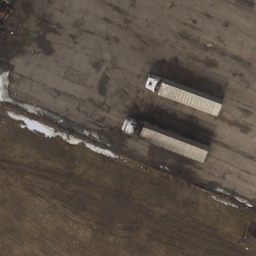
#> input picture lab3/images/002.jpg, 256 x 256 px, shrunk from 1000 x 1000 before the run
$ python main.py
#> lines starting #> are read from the running program, lines starting #| are printed output that depends on the picture; after the words box and inside, x2 and y2 are one past the last pixel; in counts of white or black regions, pixels touching at a corner belong together; long printed decimals are rounded
import numpy as np
from matplotlib import pyplot as plt
from skimage import data, io, color
from skimage.transform import integral_image
from skimage.measure import label, regionprops
from skimage.color import label2rgb
import matplotlib.patches as mpatches

def haar_feature(i, x, y, f, s):

    """
    Haar Features
    It returns the specific haar feature, evaluated in a 24*24 frame,
    as a single array.

    Input
    -----
    i : integral image
    x : the x-co-ordinate
    y : the y-co-ordinate
    f : feature type
    s : scale factor

    Output
    ------
    haar_features = computed haar value
    """
    features = np.array([[2, 1], [1, 2], [3, 1], [1, 3], [2, 2]])
    h = features[f][0]*s
    w = features[f][1]*s

    if f == 0:
        bright = (i[int(x+h/2-1), y+w-1] + i[x-1, y-1]) - (i[x-1, y+w-1] + i[int(x+h/2-1), y-1])
        dark = (i[x+h-1, y+w-1] + i[int(x+h/2-1), y-1]) - (i[int(x+h/2-1), y+w-1] + i[x+h-1, y-1])
    elif f == 1:
        bright = (i[x+h-1, int(y+w/2-1)] + i[x-1, y-1]) - (i[x-1, int(y+w/2-1)] + i[x+h-1, y-1])
        dark = (i[x+h-1, y+w-1] + i[x-1, int(y+w/2-1)]) - (i[x+h-1, int(y+w/2-1)] + i[x-1, y+w-1])
    #print(bright)
    #print(dark)
    haar_feature_val = bright-dark
    #print(haar_feature_val)
    return haar_feature_val

# Загрузка изображения
image = io.imread("images/002.jpg")
#> image is the input picture: shape (256, 256, 3); mean R, G, B 89.8, 80.1, 70.3
# Перевод в полутоновый формат
image_halftone = color.rgb2gray(image)
# Специальный формат изображения для нахождения признаков
im = integral_image(image_halftone)
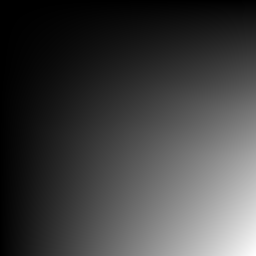
#> im: shape (256, 256) float64; min 0.148, max 20939.6, mean 5319.5; drawn with min black and max white

# Матрицы для нахождения сохраненых признаков
matrix = np.ndarray(shape=(len(im), len(im[0])))
matrix_bool = np.ndarray(shape=(len(im), len(im[0])), dtype=bool)
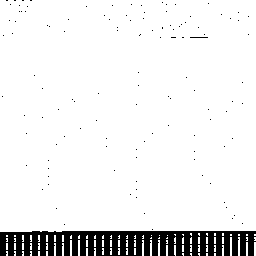
#> matrix_bool: shape (256, 256) bool; 91.9% white; 118 black regions (117 under 20 px), largest, box (x1, y1, x2, y2) and area: (0, 231, 256, 256) 5185

# Получение признаков Хаара
for i in range(len(im) - 5):
    for j in range(len(im[i]) - 5):
        # получили матрицу значений Хаара
        matrix[i, j] = haar_feature(im, i, j, 0, 1)
#> this loop made 251 passes
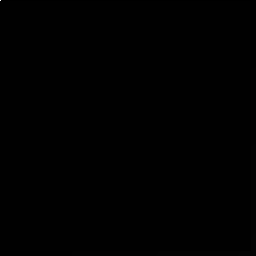
#> matrix: shape (256, 256) float64; min -93.78, max 20859.2, mean 4.9; drawn with min black and max white

# Фильтр для признаков Хаара
filter_number_min = 50
filter_number_max = 80

# Применение фильтра к вычесленным значениям
for i in range(len(matrix)):
    for j in range(len(matrix[i])):
        if ((((matrix[i][j])*1000) > filter_number_min) and (((matrix[i][j])*1000) < filter_number_max)):
            matrix_bool[i, j] = True
        else:
            matrix_bool[i, j] = False
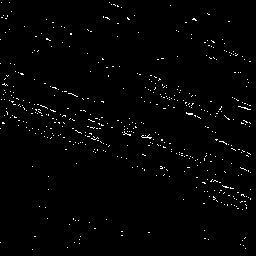
#> matrix_bool: shape (256, 256) bool; 1.4% white in thin lines or dots

# Создание слоя для отметок
label_image = label(matrix_bool)
#> label_image: shape (256, 256) int32; 483 distinct labels, from 0 to 482
# Наслойка отметок на картинку с фильтром
image_label_overlay = label2rgb(label_image, image=image_halftone)
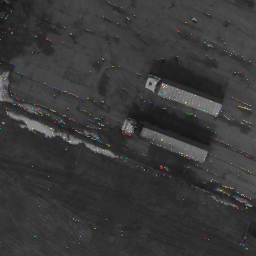
#> image_label_overlay: shape (256, 256, 3) float64; mean R, G, B 0.226, 0.226, 0.225
# Создает дополнительную фигуру
fig, ax = plt.subplots(figsize=(10, 6))
ax.imshow(image)

coord = {}
i = 1

# В цикде проходтимся по всем местам, где есть отметки
for region in regionprops(label_image):

    # Получаем регионы с доcтаточным количеством отметок,
    # где отметка больше определенного размера
    if region.area >= 5:

        # Рисуем на них прямоугольники
        minr, minc, maxr, maxc = region.bbox
        rect = mpatches.Rectangle((minc, minr), maxc - minc, maxr - minr,
        fill=False, edgecolor='green', linewidth=1)
        ax.add_patch(rect)

        y0, x0 = region.centroid

        # для маркера
        ax.plot(x0, y0, 'rs', markersize=10)
        ax.text(x0, y0, str(i), fontsize=12)

        print("[%s] x0: %s y0: %s\n" % (i, x0, y0,))
        i += 1
#> this loop made 482 passes
#| [1] x0: 107.0 y0: 17.667
#| [2] x0: 127.8 y0: 18.2
#| [3] x0: 194.0 y0: 19.0
#| [4] x0: 47.571 y0: 39.0
#| [5] x0: 212.6 y0: 41.2
#| [6] x0: 21.5 y0: 73.5
#| [7] x0: 4.429 y0: 84.143
#| [8] x0: 54.167 y0: 87.333
#> (further printed lines are left out)

ax.set_axis_off()
plt.tight_layout()
plt.show()
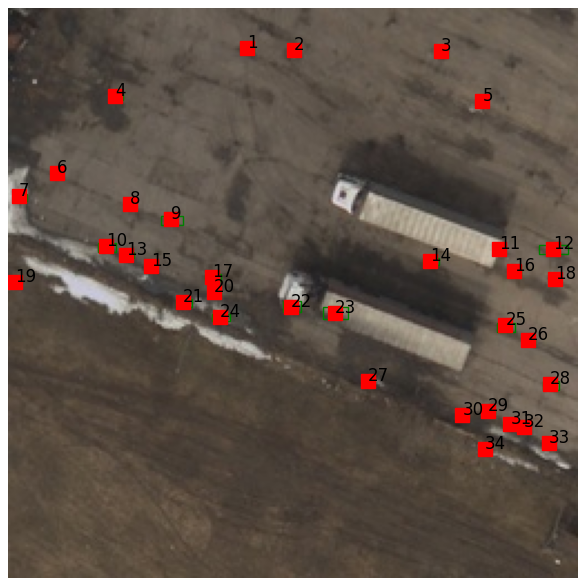
#> figure drawn by matplotlib, 1 panel

$ run again, with lab3/images/001.jpg copied over lab3/images/002.jpg
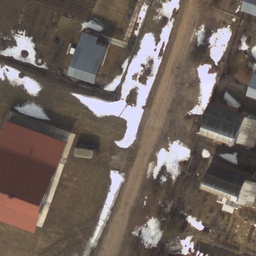
#> input picture lab3/images/001.jpg, 256 x 256 px, shrunk from 1000 x 1000 before the run
#> image is the input picture: shape (256, 256, 3); mean R, G, B 113, 101.5, 94.8
#> `matrix_bool = np.ndarray(shape=(len(im), len(im[0])), dtype=bool)`:
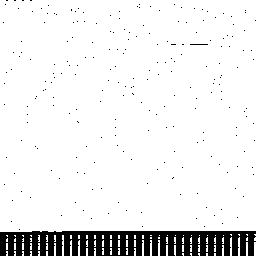
#> matrix_bool: shape (256, 256) bool; 91.6% white; 224 black regions (223 under 20 px), largest, box (x1, y1, x2, y2) and area: (0, 231, 256, 256) 5225
#> the loop `for i in range(len(im) - 5):` made 251 passes
#> label_image: shape (256, 256) int32; 930 distinct labels, from 0 to 929
#> the loop `for region in regionprops(label_image):` made 929 passes
#| [1] x0: 95.0 y0: 13.4
#| [2] x0: 223.2 y0: 19.4
#| [3] x0: 157.833 y0: 21.0
#| [4] x0: 100.0 y0: 28.333
#| [5] x0: 248.6 y0: 35.4
#> (further printed lines are left out)
#> `plt.show()`:
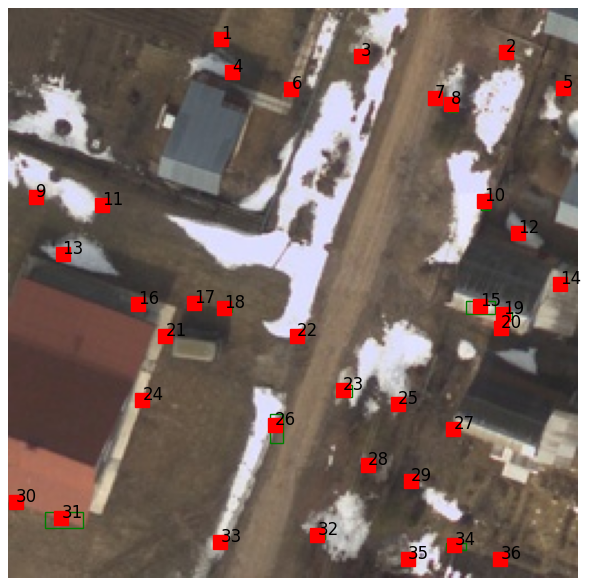
#> figure drawn by matplotlib, 1 panel

$ run again, with lab3/images/004.jpg copied over lab3/images/002.jpg
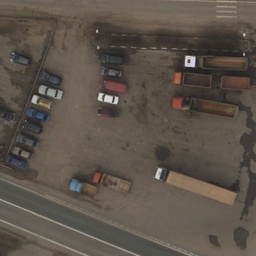
#> input picture lab3/images/004.jpg, 256 x 256 px, shrunk from 1000 x 1000 before the run
#> image is the input picture: shape (256, 256, 3); mean R, G, B 92.3, 83.4, 74.3
#> `matrix_bool = np.ndarray(shape=(len(im), len(im[0])), dtype=bool)`:
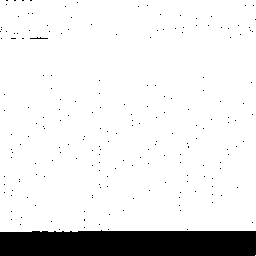
#> matrix_bool: shape (256, 256) bool; 90% white; 194 black regions (192 under 20 px), largest, box (x1, y1, x2, y2) and area: (0, 230, 256, 256) 6342, (30, 37, 48, 39) 20
#> the loop `for i in range(len(im) - 5):` made 251 passes
#> label_image: shape (256, 256) int32; 508 distinct labels, from 0 to 507
#> the loop `for region in regionprops(label_image):` made 507 passes
#| [1] x0: 196.0 y0: 1.0
#| [2] x0: 219.5 y0: 2.0
#| [3] x0: 226.25 y0: 11.833
#| [4] x0: 38.0 y0: 16.0
#| [5] x0: 225.0 y0: 16.667
#> (further printed lines are left out)
#> `plt.show()`:
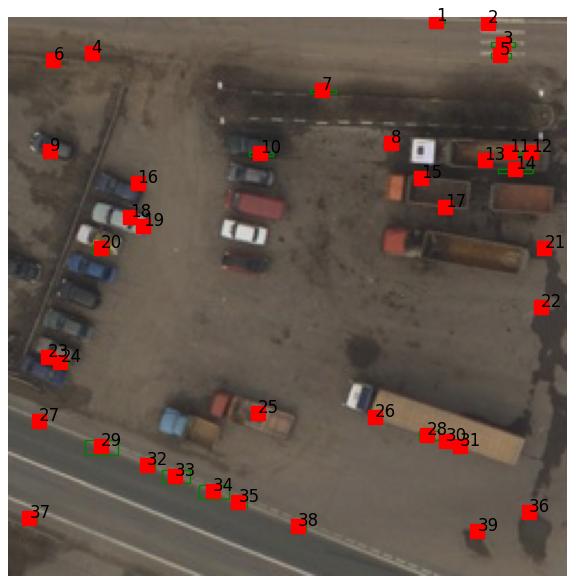
#> figure drawn by matplotlib, 1 panel
